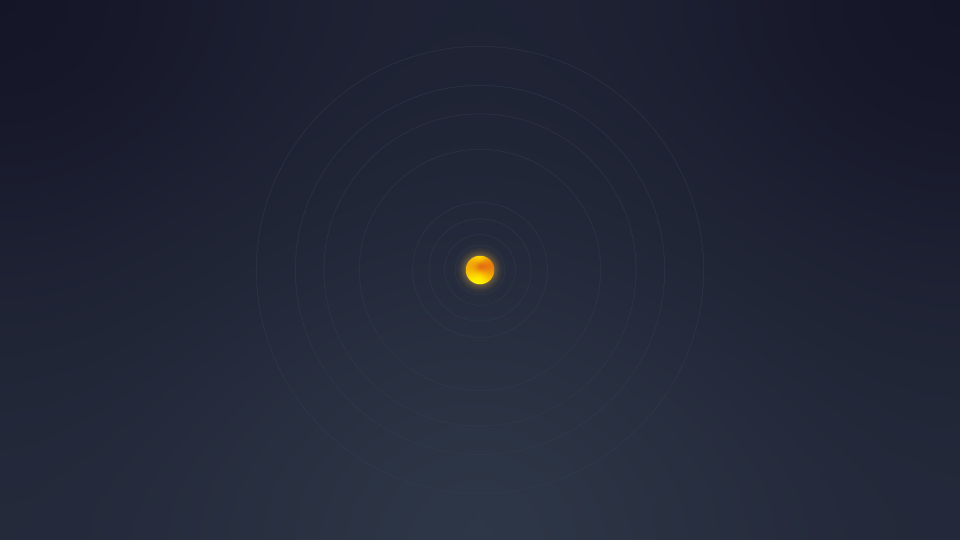
#> input picture images/fond.png, 1920 x 1080 px (shown at 1/2 size)
$ python solar-system-wallpaper.py
#> lines starting #> are read from the running program, lines starting #| are printed output that depends on the picture
import solarsystem
import datetime
import os
import ctypes
from math import sqrt, cos, sin, acos, pi, radians, degrees, ceil, copysign
from PIL import Image, ImageDraw
from random import randint

# Opening the base wallpaper
bg = Image.open("images/fond.png").convert('RGBA')
#> bg is the input picture: PIL image 1920x1080 RGBA; mean R, G, B, A 33.4, 38.3, 55, 255

# Creating the transparent overlays
stars_overlay = Image.new('RGBA', bg.size, (0, 0, 0, 0))
#> stars_overlay: PIL image 1920x1080 RGBA; every value is 0
planets_overlay = Image.new('RGBA', bg.size, (0, 0, 0 ,0))
asteroids_overlay = Image.new('RGBA', bg.size, (0, 0, 0, 0))

# Dictionary with the sizes and rays of the planets
planets_size = {

    "Mercury" : ((5, 5), 2),
    "Venus" : ((13, 13), 6),
    "Earth" : ((13, 13), 6),
    "Mars" : ((11, 11), 5),
    "Jupiter" : ((25, 25), 12),
    "Saturn" : ((25, 25), 12),
    "Uranus" : ((17, 17), 8),
    "Neptune" : ((15, 15), 7),
    "Moon" : ((5, 5), 2)
}

# Dictionary with the radius of the orbit of the planets
planets_radius = {

    "Mercury" : 49.5,
    "Venus" : 70.5,
    "Earth" : 102,
    "Mars" : 134.5,
    "Jupiter" : 241,
    "Saturn" : 312,
    "Uranus" : 369,
    "Neptune" : 447,
    "Moon" : 23
}

# Dictionary with image references of the planets
planets_image = {

    "Mercury" : Image.open("images/mercure.png"),
    "Venus" : Image.open("images/venus.png"),
    "Earth" : Image.open("images/terre.png"),
    "Mars" : Image.open("images/mars.png"),
    "Jupiter" : Image.open("images/jupiter.png"),
    "Saturn" : Image.open("images/saturne.png"),
    "Uranus" : Image.open("images/uranus.png"),
    "Neptune" : Image.open("images/neptune.png"),
    "Moon" : Image.open("images/lune.png")
}
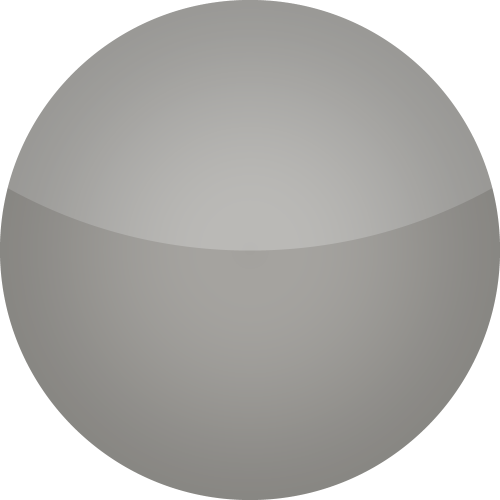
#> input picture images/mercure.png, 1000 x 1000 px (shown at 1/2 size)
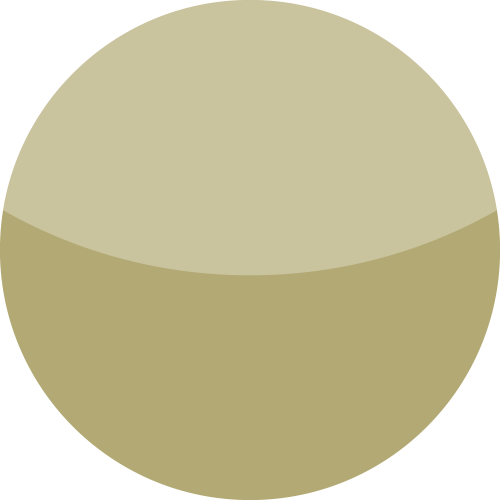
#> input picture images/venus.png, 1000 x 1000 px (shown at 1/2 size)
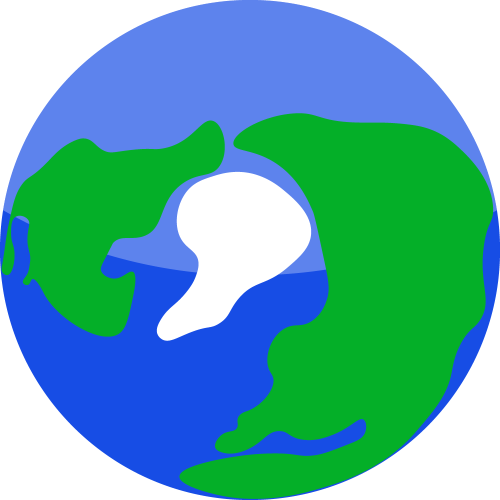
#> input picture images/terre.png, 1000 x 1000 px (shown at 1/2 size)
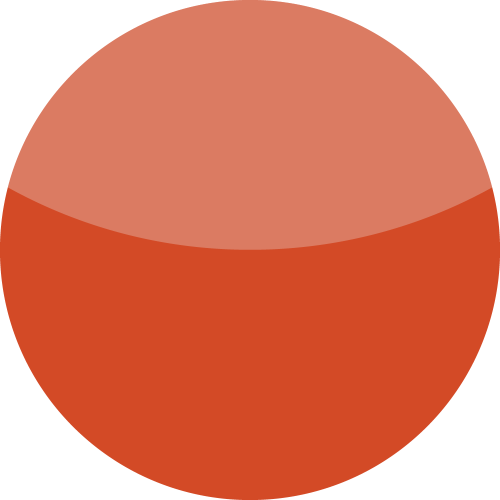
#> input picture images/mars.png, 1000 x 1000 px (shown at 1/2 size)
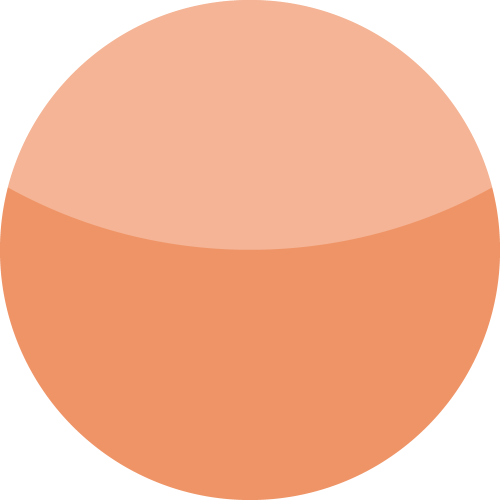
#> input picture images/jupiter.png, 1000 x 1000 px (shown at 1/2 size)
#> (the run stopped early here; a loop or call above may not have finished)
